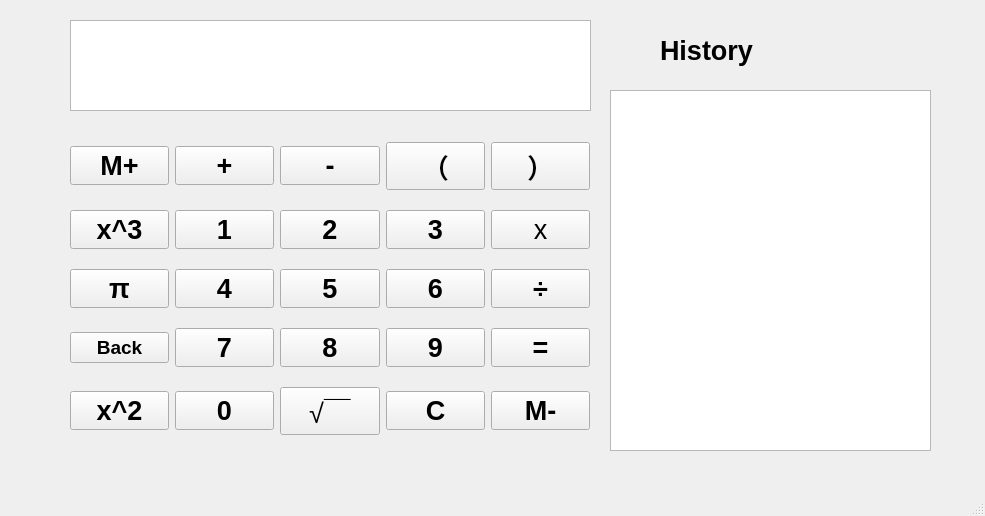
<?xml version="1.0" encoding="UTF-8"?>
<ui version="4.0">
 <class>MainWindow</class>
 <widget class="QMainWindow" name="MainWindow">
  <property name="geometry">
   <rect>
    <x>0</x>
    <y>0</y>
    <width>985</width>
    <height>516</height>
   </rect>
  </property>
  <property name="windowTitle">
   <string>MainWindow</string>
  </property>
  <widget class="QWidget" name="centralwidget">
   <widget class="QTextEdit" name="textEdit">
    <property name="geometry">
     <rect>
      <x>70</x>
      <y>20</y>
      <width>521</width>
      <height>91</height>
     </rect>
    </property>
    <property name="font">
     <font>
      <pointsize>13</pointsize>
      <weight>75</weight>
      <bold>true</bold>
     </font>
    </property>
    <property name="readOnly">
     <bool>false</bool>
    </property>
   </widget>
   <widget class="QTextEdit" name="textEdit_2">
    <property name="geometry">
     <rect>
      <x>610</x>
      <y>90</y>
      <width>321</width>
      <height>361</height>
     </rect>
    </property>
    <property name="readOnly">
     <bool>true</bool>
    </property>
   </widget>
   <widget class="QLabel" name="label">
    <property name="geometry">
     <rect>
      <x>660</x>
      <y>30</y>
      <width>201</width>
      <height>41</height>
     </rect>
    </property>
    <property name="font">
     <font>
      <pointsize>20</pointsize>
      <weight>75</weight>
      <bold>true</bold>
     </font>
    </property>
    <property name="text">
     <string>History</string>
    </property>
    <property name="margin">
     <number>51</number>
    </property>
   </widget>
   <widget class="QWidget" name="layoutWidget">
    <property name="geometry">
     <rect>
      <x>70</x>
      <y>128</y>
      <width>520</width>
      <height>321</height>
     </rect>
    </property>
    <layout class="QGridLayout" name="gridLayout">
     <item row="0" column="0">
      <widget class="QPushButton" name="pushButton_8">
       <property name="font">
        <font>
         <pointsize>20</pointsize>
         <weight>75</weight>
         <bold>true</bold>
        </font>
       </property>
       <property name="text">
        <string>M+</string>
       </property>
      </widget>
     </item>
     <item row="0" column="1">
      <widget class="QPushButton" name="plusButton">
       <property name="font">
        <font>
         <pointsize>20</pointsize>
         <weight>75</weight>
         <italic>false</italic>
         <bold>true</bold>
         <underline>false</underline>
         <strikeout>false</strikeout>
        </font>
       </property>
       <property name="text">
        <string>+</string>
       </property>
      </widget>
     </item>
     <item row="0" column="2">
      <widget class="QPushButton" name="subButton">
       <property name="font">
        <font>
         <pointsize>20</pointsize>
         <weight>75</weight>
         <bold>true</bold>
        </font>
       </property>
       <property name="text">
        <string>-</string>
       </property>
      </widget>
     </item>
     <item row="0" column="3">
      <widget class="QPushButton" name="leftButton">
       <property name="font">
        <font>
         <pointsize>20</pointsize>
         <weight>75</weight>
         <bold>true</bold>
        </font>
       </property>
       <property name="text">
        <string>（</string>
       </property>
      </widget>
     </item>
     <item row="0" column="4">
      <widget class="QPushButton" name="rightButton">
       <property name="font">
        <font>
         <pointsize>20</pointsize>
         <weight>75</weight>
         <bold>true</bold>
        </font>
       </property>
       <property name="text">
        <string>）</string>
       </property>
      </widget>
     </item>
     <item row="1" column="0">
      <widget class="QPushButton" name="powerTButton">
       <property name="font">
        <font>
         <pointsize>20</pointsize>
         <weight>75</weight>
         <bold>true</bold>
        </font>
       </property>
       <property name="text">
        <string>x^3</string>
       </property>
      </widget>
     </item>
     <item row="1" column="1">
      <widget class="QPushButton" name="oneButton">
       <property name="font">
        <font>
         <pointsize>20</pointsize>
         <weight>75</weight>
         <bold>true</bold>
        </font>
       </property>
       <property name="text">
        <string>1</string>
       </property>
      </widget>
     </item>
     <item row="1" column="2">
      <widget class="QPushButton" name="twoButton">
       <property name="font">
        <font>
         <pointsize>20</pointsize>
         <weight>75</weight>
         <bold>true</bold>
        </font>
       </property>
       <property name="text">
        <string>2</string>
       </property>
      </widget>
     </item>
     <item row="1" column="3">
      <widget class="QPushButton" name="threeButton">
       <property name="font">
        <font>
         <pointsize>20</pointsize>
         <weight>75</weight>
         <bold>true</bold>
        </font>
       </property>
       <property name="text">
        <string>3</string>
       </property>
      </widget>
     </item>
     <item row="1" column="4">
      <widget class="QPushButton" name="mulButton">
       <property name="font">
        <font>
         <pointsize>20</pointsize>
        </font>
       </property>
       <property name="text">
        <string>x</string>
       </property>
      </widget>
     </item>
     <item row="2" column="0">
      <widget class="QPushButton" name="paiButton">
       <property name="font">
        <font>
         <pointsize>20</pointsize>
         <weight>75</weight>
         <bold>true</bold>
        </font>
       </property>
       <property name="text">
        <string>π</string>
       </property>
      </widget>
     </item>
     <item row="2" column="1">
      <widget class="QPushButton" name="fourButton_2">
       <property name="font">
        <font>
         <pointsize>20</pointsize>
         <weight>75</weight>
         <bold>true</bold>
        </font>
       </property>
       <property name="text">
        <string>4</string>
       </property>
      </widget>
     </item>
     <item row="2" column="2">
      <widget class="QPushButton" name="fourButton">
       <property name="font">
        <font>
         <pointsize>20</pointsize>
         <weight>75</weight>
         <bold>true</bold>
        </font>
       </property>
       <property name="text">
        <string>5</string>
       </property>
      </widget>
     </item>
     <item row="2" column="3">
      <widget class="QPushButton" name="sixButton">
       <property name="font">
        <font>
         <pointsize>20</pointsize>
         <weight>75</weight>
         <bold>true</bold>
        </font>
       </property>
       <property name="text">
        <string>6</string>
       </property>
      </widget>
     </item>
     <item row="2" column="4">
      <widget class="QPushButton" name="divButton">
       <property name="font">
        <font>
         <pointsize>20</pointsize>
         <weight>75</weight>
         <bold>true</bold>
        </font>
       </property>
       <property name="text">
        <string>÷</string>
       </property>
      </widget>
     </item>
     <item row="3" column="0">
      <widget class="QPushButton" name="eButton">
       <property name="font">
        <font>
         <pointsize>14</pointsize>
         <weight>75</weight>
         <bold>true</bold>
        </font>
       </property>
       <property name="text">
        <string>Back</string>
       </property>
      </widget>
     </item>
     <item row="3" column="1">
      <widget class="QPushButton" name="sevenButton">
       <property name="font">
        <font>
         <pointsize>20</pointsize>
         <weight>75</weight>
         <bold>true</bold>
        </font>
       </property>
       <property name="text">
        <string>7</string>
       </property>
      </widget>
     </item>
     <item row="3" column="2">
      <widget class="QPushButton" name="eightButton">
       <property name="font">
        <font>
         <pointsize>20</pointsize>
         <weight>75</weight>
         <bold>true</bold>
        </font>
       </property>
       <property name="text">
        <string>8</string>
       </property>
      </widget>
     </item>
     <item row="3" column="3">
      <widget class="QPushButton" name="nineButton">
       <property name="font">
        <font>
         <pointsize>20</pointsize>
         <weight>75</weight>
         <bold>true</bold>
        </font>
       </property>
       <property name="text">
        <string>9</string>
       </property>
      </widget>
     </item>
     <item row="3" column="4">
      <widget class="QPushButton" name="equalButton">
       <property name="font">
        <font>
         <pointsize>20</pointsize>
         <weight>75</weight>
         <bold>true</bold>
        </font>
       </property>
       <property name="text">
        <string>=</string>
       </property>
      </widget>
     </item>
     <item row="4" column="0">
      <widget class="QPushButton" name="powerButton">
       <property name="font">
        <font>
         <pointsize>20</pointsize>
         <weight>75</weight>
         <bold>true</bold>
        </font>
       </property>
       <property name="text">
        <string>x^2</string>
       </property>
      </widget>
     </item>
     <item row="4" column="1">
      <widget class="QPushButton" name="lnButton">
       <property name="font">
        <font>
         <pointsize>20</pointsize>
         <weight>75</weight>
         <bold>true</bold>
        </font>
       </property>
       <property name="text">
        <string>0</string>
       </property>
      </widget>
     </item>
     <item row="4" column="2">
      <widget class="QPushButton" name="rootButton">
       <property name="font">
        <font>
         <pointsize>20</pointsize>
        </font>
       </property>
       <property name="text">
        <string>√￣</string>
       </property>
      </widget>
     </item>
     <item row="4" column="3">
      <widget class="QPushButton" name="acButton">
       <property name="font">
        <font>
         <pointsize>20</pointsize>
         <weight>75</weight>
         <bold>true</bold>
        </font>
       </property>
       <property name="text">
        <string>C</string>
       </property>
      </widget>
     </item>
     <item row="4" column="4">
      <widget class="QPushButton" name="dotButton">
       <property name="font">
        <font>
         <pointsize>20</pointsize>
         <weight>75</weight>
         <bold>true</bold>
        </font>
       </property>
       <property name="text">
        <string>M-</string>
       </property>
      </widget>
     </item>
    </layout>
   </widget>
  </widget>
  <widget class="QMenuBar" name="menubar">
   <property name="geometry">
    <rect>
     <x>0</x>
     <y>0</y>
     <width>985</width>
     <height>23</height>
    </rect>
   </property>
  </widget>
  <widget class="QStatusBar" name="statusbar"/>
 </widget>
 <resources/>
 <connections/>
</ui>
